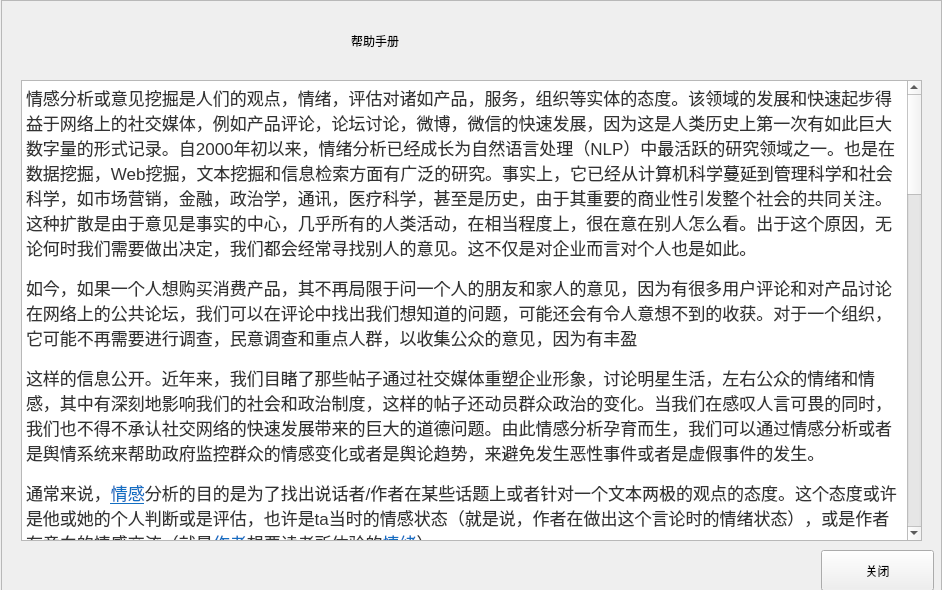
<?xml version="1.0" encoding="UTF-8"?>
<ui version="4.0">
 <class>Form</class>
 <widget class="QWidget" name="Form">
  <property name="geometry">
   <rect>
    <x>0</x>
    <y>0</y>
    <width>942</width>
    <height>590</height>
   </rect>
  </property>
  <property name="windowTitle">
   <string>Form</string>
  </property>
  <widget class="QFrame" name="frame">
   <property name="geometry">
    <rect>
     <x>1</x>
     <y>0</y>
     <width>941</width>
     <height>591</height>
    </rect>
   </property>
   <property name="styleSheet">
    <string notr="true">QLabel{
	
	font: 30pt &quot;Helvetica Neue&quot;;
}</string>
   </property>
   <property name="frameShape">
    <enum>QFrame::StyledPanel</enum>
   </property>
   <property name="frameShadow">
    <enum>QFrame::Raised</enum>
   </property>
   <widget class="QLabel" name="label">
    <property name="geometry">
     <rect>
      <x>350</x>
      <y>10</y>
      <width>201</width>
      <height>61</height>
     </rect>
    </property>
    <property name="text">
     <string>帮助手册</string>
    </property>
   </widget>
   <widget class="QTextBrowser" name="textBrowser">
    <property name="geometry">
     <rect>
      <x>20</x>
      <y>80</y>
      <width>901</width>
      <height>461</height>
     </rect>
    </property>
    <property name="html">
     <string>&lt;!DOCTYPE HTML PUBLIC &quot;-//W3C//DTD HTML 4.0//EN&quot; &quot;http://www.w3.org/TR/REC-html40/strict.dtd&quot;&gt;
&lt;html&gt;&lt;head&gt;&lt;meta name=&quot;qrichtext&quot; content=&quot;1&quot; /&gt;&lt;style type=&quot;text/css&quot;&gt;
p, li { white-space: pre-wrap; }
&lt;/style&gt;&lt;/head&gt;&lt;body style=&quot; font-family:'SimSun'; font-size:9pt; font-weight:400; font-style:normal;&quot;&gt;
&lt;p style=&quot; margin-top:0px; margin-bottom:15px; margin-left:0px; margin-right:0px; -qt-block-indent:0; text-indent:0px; line-height:24px; background-color:#ffffff;&quot;&gt;&lt;span style=&quot; font-family:'arial,宋体,sans-serif'; font-size:13pt; color:#333333; background-color:#ffffff;&quot;&gt;情感分析或意见挖掘是人们的观点，情绪，评估对诸如产品，服务，组织等实体的态度。该领域的发展和快速起步得益于网络上的社交媒体，例如产品评论，论坛讨论，微博，微信的快速发展，因为这是人类历史上第一次有如此巨大数字量的形式记录。自2000年初以来，情绪分析已经成长为自然语言处理（NLP）中最活跃的研究领域之一。也是在数据挖掘，Web挖掘，文本挖掘和信息检索方面有广泛的研究。事实上，它已经从计算机科学蔓延到管理科学和社会科学，如市场营销，金融，政治学，通讯，医疗科学，甚至是历史，由于其重要的商业性引发整个社会的共同关注。这种扩散是由于意见是事实的中心，几乎所有的人类活动，在相当程度上，很在意在别人怎么看。出于这个原因，无论何时我们需要做出决定，我们都会经常寻找别人的意见。这不仅是对企业而言对个人也是如此。&lt;/span&gt;&lt;/p&gt;
&lt;p style=&quot; margin-top:0px; margin-bottom:15px; margin-left:0px; margin-right:0px; -qt-block-indent:0; text-indent:0px; line-height:24px; background-color:#ffffff;&quot;&gt;&lt;span style=&quot; font-family:'arial,宋体,sans-serif'; font-size:13pt; color:#333333; background-color:#ffffff;&quot;&gt;如今，如果一个人想购买消费产品，其不再局限于问一个人的朋友和家人的意见，因为有很多用户评论和对产品讨论在网络上的公共论坛，我们可以在评论中找出我们想知道的问题，可能还会有令人意想不到的收获。对于一个组织，它可能不再需要进行调查，民意调查和重点人群，以收集公众的意见，因为有丰盈&lt;/span&gt;&lt;/p&gt;
&lt;p style=&quot; margin-top:0px; margin-bottom:15px; margin-left:0px; margin-right:0px; -qt-block-indent:0; text-indent:0px; line-height:24px; background-color:#ffffff;&quot;&gt;&lt;span style=&quot; font-family:'arial,宋体,sans-serif'; font-size:13pt; color:#333333; background-color:#ffffff;&quot;&gt;这样的信息公开。近年来，我们目睹了那些帖子通过社交媒体重塑企业形象，讨论明星生活，左右公众的情绪和情感，其中有深刻地影响我们的社会和政治制度，这样的帖子还动员群众政治的变化。当我们在感叹人言可畏的同时，我们也不得不承认社交网络的快速发展带来的巨大的道德问题。由此情感分析孕育而生，我们可以通过情感分析或者是舆情系统来帮助政府监控群众的情感变化或者是舆论趋势，来避免发生恶性事件或者是虚假事件的发生。&lt;/span&gt;&lt;/p&gt;
&lt;p style=&quot; margin-top:0px; margin-bottom:15px; margin-left:0px; margin-right:0px; -qt-block-indent:0; text-indent:0px; line-height:24px; background-color:#ffffff;&quot;&gt;&lt;span style=&quot; font-family:'arial,宋体,sans-serif'; font-size:13pt; color:#333333; background-color:#ffffff;&quot;&gt;通常来说，&lt;/span&gt;&lt;a href=&quot;https://baike.baidu.com/item/%E6%83%85%E6%84%9F/189257&quot;&gt;&lt;span style=&quot; font-family:'arial,宋体,sans-serif'; font-size:13pt; text-decoration: underline; color:#136ec2;&quot;&gt;情感&lt;/span&gt;&lt;/a&gt;&lt;span style=&quot; font-family:'arial,宋体,sans-serif'; font-size:13pt; color:#333333;&quot;&gt;分析的目的是为了找出说话者/作者在某些话题上或者针对一个文本两极的观点的态度。这个态度或许是他或她的个人判断或是评估，也许是ta当时的情感状态（就是说，作者在做出这个言论时的情绪状态），或是作者有意向的情感交流（就是&lt;/span&gt;&lt;a href=&quot;https://baike.baidu.com/item/%E4%BD%9C%E8%80%85&quot;&gt;&lt;span style=&quot; font-family:'arial,宋体,sans-serif'; font-size:13pt; text-decoration: underline; color:#136ec2;&quot;&gt;作者&lt;/span&gt;&lt;/a&gt;&lt;span style=&quot; font-family:'arial,宋体,sans-serif'; font-size:13pt; color:#333333;&quot;&gt;想要读者所体验的&lt;/span&gt;&lt;a href=&quot;https://baike.baidu.com/item/%E6%83%85%E7%BB%AA/770&quot;&gt;&lt;span style=&quot; font-family:'arial,宋体,sans-serif'; font-size:13pt; text-decoration: underline; color:#136ec2;&quot;&gt;情绪&lt;/span&gt;&lt;/a&gt;&lt;span style=&quot; font-family:'arial,宋体,sans-serif'; font-size:13pt; color:#333333;&quot;&gt;）。&lt;/span&gt;&lt;/p&gt;
&lt;p style=&quot; margin-top:0px; margin-bottom:15px; margin-left:0px; margin-right:0px; -qt-block-indent:0; text-indent:0px; line-height:24px; background-color:#ffffff;&quot;&gt;&lt;span style=&quot; font-family:'arial,宋体,sans-serif'; font-size:13pt; color:#333333; background-color:#ffffff;&quot;&gt;按照处理文本的粒度不同,情感分析大致可分为词语级、句子级、篇章级三个研究层次。&lt;/span&gt;&lt;/p&gt;
&lt;p style=&quot; margin-top:20px; margin-bottom:0px; margin-left:0px; margin-right:0px; -qt-block-indent:0; text-indent:0px; line-height:20px; background-color:#ffffff;&quot;&gt;&lt;a name=&quot;2_1&quot;&gt;&lt;/a&gt;&lt;span style=&quot; font-family:'Microsoft YaHei,SimHei,Verdana'; font-size:13pt; color:#333333;&quot;&gt;篇&lt;/span&gt;&lt;span style=&quot; font-family:'Microsoft YaHei,SimHei,Verdana'; font-size:13pt; color:#333333;&quot;&gt;章级&lt;/span&gt;&lt;/p&gt;
&lt;p style=&quot; margin-top:0px; margin-bottom:15px; margin-left:0px; margin-right:0px; -qt-block-indent:0; text-indent:0px; line-height:24px; background-color:#ffffff;&quot;&gt;&lt;span style=&quot; font-family:'arial,宋体,sans-serif'; font-size:13pt; color:#333333; background-color:#ffffff;&quot;&gt;篇章级别的情感分类是指定一个整体的情绪方向/极性，即确定该文章（例如，完整的在线评论）是否传达总体正面或负面的意见。在这种背景下，这是一个二元分类任务。它也可以是回归任务，例如，从1到5星的审查推断的总体评分。也可以认为这是一次5级分类任务。&lt;/span&gt;&lt;/p&gt;
&lt;p style=&quot; margin-top:0px; margin-bottom:15px; margin-left:0px; margin-right:0px; -qt-block-indent:0; text-indent:0px; line-height:24px; background-color:#ffffff;&quot;&gt;&lt;span style=&quot; font-family:'arial,宋体,sans-serif'; font-size:13pt; color:#333333; background-color:#ffffff;&quot;&gt;我们可以将自然语言处理技术与模糊逻辑技术相结合，基于手动创建的模糊情感词典，对新闻故事和电影评论进行情感分析。定义情感种类，在模糊情感词典中标注情感类别及其强度。每个词语可以属于多个情感类别。在实验中，可以对比采用词频、与长度相关的特征、语义倾向、情感PMI—IR、强调词和特殊符号等不同特征时的结果。最后对文章的主动性/被动性和积极/消极性进行了判断。&lt;/span&gt;&lt;/p&gt;
&lt;p style=&quot; margin-top:20px; margin-bottom:0px; margin-left:0px; margin-right:0px; -qt-block-indent:0; text-indent:0px; line-height:20px; background-color:#ffffff;&quot;&gt;&lt;a name=&quot;2_2&quot;&gt;&lt;/a&gt;&lt;span style=&quot; font-family:'Microsoft YaHei,SimHei,Verdana'; font-size:13pt; color:#333333;&quot;&gt;句&lt;/span&gt;&lt;span style=&quot; font-family:'Microsoft YaHei,SimHei,Verdana'; font-size:13pt; color:#333333;&quot;&gt;子级&lt;/span&gt;&lt;/p&gt;
&lt;p style=&quot; margin-top:0px; margin-bottom:15px; margin-left:0px; margin-right:0px; -qt-block-indent:0; text-indent:0px; line-height:24px; background-color:#ffffff;&quot;&gt;&lt;span style=&quot; font-family:'arial,宋体,sans-serif'; font-size:13pt; color:#333333; background-color:#ffffff;&quot;&gt;由于句子的情感分析离不开构成句子的词语的情感，其方法划分为三大类：(1)基于知识库的分析方法；(2)基于网络的分析方法；(3)基于语料库的分析方法。&lt;/span&gt;&lt;/p&gt;
&lt;p style=&quot; margin-top:0px; margin-bottom:15px; margin-left:0px; margin-right:0px; -qt-block-indent:0; text-indent:0px; line-height:24px; background-color:#ffffff;&quot;&gt;&lt;span style=&quot; font-family:'arial,宋体,sans-serif'; font-size:13pt; color:#333333; background-color:#ffffff;&quot;&gt;我们在对文本信息中句子的情感进行识别时，通常创建的情感数据库会包含一些情感符号、缩写、情感词、修饰词等等。我们在具体的实验中会定义几种情感（生气、憎恨、害怕、内疚、感兴趣、高兴、悲伤等），对句子标注其中一种情感类别及其强度值来实现对句子的情感分类。&lt;/span&gt;&lt;/p&gt;
&lt;p style=&quot; margin-top:20px; margin-bottom:0px; margin-left:0px; margin-right:0px; -qt-block-indent:0; text-indent:0px; line-height:20px; background-color:#ffffff;&quot;&gt;&lt;a name=&quot;2_3&quot;&gt;&lt;/a&gt;&lt;span style=&quot; font-family:'Microsoft YaHei,SimHei,Verdana'; font-size:13pt; color:#333333;&quot;&gt;词&lt;/span&gt;&lt;span style=&quot; font-family:'Microsoft YaHei,SimHei,Verdana'; font-size:13pt; color:#333333;&quot;&gt;语级&lt;/span&gt;&lt;/p&gt;
&lt;p style=&quot; margin-top:0px; margin-bottom:15px; margin-left:0px; margin-right:0px; -qt-block-indent:0; text-indent:0px; line-height:24px; background-color:#ffffff;&quot;&gt;&lt;span style=&quot; font-family:'arial,宋体,sans-serif'; font-size:13pt; color:#333333; background-color:#ffffff;&quot;&gt;词语的情感是句子或篇章级情感分析的基础。早期的文本情感分析主要集中在对文本正负极性的判断。词语的情感分析方法主要可归纳为三类：(1)基于词典的分析方法；(2)基于网络的分析方法；(3)基于语料库的分析方法。&lt;/span&gt;&lt;/p&gt;
&lt;p style=&quot; margin-top:0px; margin-bottom:15px; margin-left:0px; margin-right:0px; -qt-block-indent:0; text-indent:0px; line-height:24px; background-color:#ffffff;&quot;&gt;&lt;span style=&quot; font-family:'arial,宋体,sans-serif'; font-size:13pt; color:#333333; background-color:#ffffff;&quot;&gt;基于词典的分析方法利用词典中的近义、反义关系以及词典的结构层次，计算词语与正、负极性种子词汇之间的语义相似度，根据语义的远近对词语的情感进行分类。&lt;/span&gt;&lt;/p&gt;
&lt;p style=&quot; margin-top:0px; margin-bottom:15px; margin-left:0px; margin-right:0px; -qt-block-indent:0; text-indent:0px; line-height:24px; background-color:#ffffff;&quot;&gt;&lt;span style=&quot; font-family:'arial,宋体,sans-serif'; font-size:13pt; color:#333333; background-color:#ffffff;&quot;&gt;基于网络的分析方法利用万维网的搜索引擎获取查询的统计信息，计算词语与正、负极性种子词汇之间的语义关联度，从而对词语的情感进行分类。&lt;/span&gt;&lt;/p&gt;
&lt;p style=&quot; margin-top:0px; margin-bottom:15px; margin-left:0px; margin-right:0px; -qt-block-indent:0; text-indent:0px; line-height:24px; background-color:#ffffff;&quot;&gt;&lt;span style=&quot; font-family:'arial,宋体,sans-serif'; font-size:13pt; color:#333333; background-color:#ffffff;&quot;&gt;基于语料库的分析方法，运用机器学习的相关技术对词语的情感进行分类。机器学习的方法通常需要先让分类模型学习训练数据中的规律，然后用训练好的模型对测试数据进行预测。&lt;/span&gt;&lt;span style=&quot; font-family:'arial,宋体,sans-serif'; font-size:13pt; color:#3366cc;&quot;&gt; [1]&lt;/span&gt;&lt;a name=&quot;ref_[1]_19943925&quot;&gt;&lt;/a&gt;&lt;span style=&quot; font-family:'arial,宋体,sans-serif'; font-size:13pt; color:#136ec2;&quot;&gt; &lt;/span&gt;&lt;/p&gt;
&lt;p style=&quot; margin-top:0px; margin-bottom:15px; margin-left:0px; margin-right:0px; -qt-block-indent:0; text-indent:0px; line-height:24px; background-color:#ffffff;&quot;&gt;&lt;span style=&quot; font-family:'arial,宋体,sans-serif'; font-size:13pt; color:#333333; background-color:#ffffff;&quot;&gt;文本情感分析的一个基本步骤是对文本中的某段已知文字的两极性进行分类，这个分类可能是在句子级、功能级。分类的作用就是判断出此文字中表述的观点是积极的、消极的、还是中性的情绪。更高级的“超出两极性”的情感分析还会寻找更复杂的情绪状态，比如“生气”、“悲伤”、“快乐” 等等。&lt;/span&gt;&lt;/p&gt;
&lt;p style=&quot; margin-top:0px; margin-bottom:15px; margin-left:0px; margin-right:0px; -qt-block-indent:0; text-indent:0px; line-height:24px; background-color:#ffffff;&quot;&gt;&lt;span style=&quot; font-family:'arial,宋体,sans-serif'; font-size:13pt; color:#333333; background-color:#ffffff;&quot;&gt;在文本情感分析领域，早期做出研究贡献的有 Turney和 Pang他们运用了多种方法探测商品评论和电影影评的两极观点。此研究是建立在文档级所进行的分析。另一种文档意见的分类方式可以是多重等级的，Pang和 Snyder(among others):延伸了早先的基础两极意见研究，将电影影评分类并预测为3至4星的多重级别，而 Snyder就餐馆评论做了个深度分析，从多种不同方面预测餐馆的评分，比如食物、气氛等等 （在一个5星的等级制度上）。尽管在大多数统计方面的分类方式中，“中性” 类是经常被忽略的，因为“中性”类的文本经常是处于一个两极分类的边缘地带，但是很多研究者指出，在每个两极化问题当中，都应该识别出三个不同的类别。进一步的说，一些现有的分类方式 例如 Max Entropy和 SVMs可以证明，在分类过程中区分出“中性”类可以帮助提高分类算法的整体准确率。&lt;/span&gt;&lt;/p&gt;
&lt;p style=&quot; margin-top:0px; margin-bottom:15px; margin-left:0px; margin-right:0px; -qt-block-indent:0; text-indent:0px; line-height:24px; background-color:#ffffff;&quot;&gt;&lt;span style=&quot; font-family:'arial,宋体,sans-serif'; font-size:13pt; color:#333333; background-color:#ffffff;&quot;&gt;另一种判定文本情绪的方法是利用比例换算系统。当一个词普遍被认为跟消极、中性或是积极的情感有关联时，将这个词赋予一个-10到+10之中的数字级别（最消极到最正向情感），在使用自然语言处理来分析一个非结构化文本数据后，余下的的概念也可以被分析来得出词与概念的相关性。接下来，每一个概念都可以被赋予一个分数，这个分数是基于情感词汇和这个概念的关联度，以及他们本身的分数而得出的。这个方法让文本情感的理解晋升到一个更加智能的层面，并且是基于一个11分的等级范围的。另外一种方法是，计算出文本正向的和消极的情感力度分数， 如果研究的目的是要判定一个文本的感情，而不是总体文本集的两极分布或文字的力度。&lt;/span&gt;&lt;/p&gt;
&lt;p style=&quot; margin-top:0px; margin-bottom:15px; margin-left:0px; margin-right:0px; -qt-block-indent:0; text-indent:0px; line-height:24px; background-color:#ffffff;&quot;&gt;&lt;span style=&quot; font-family:'arial,宋体,sans-serif'; font-size:13pt; color:#333333; background-color:#ffffff;&quot;&gt;另一个研究方向是“主观/客观 识别”。这个研究通常被定义为将一个已知文本（一般是句子）分类成两个类：主观和客观。这个问题有些时候比两极化分类问题更难解决。主观词汇和短语可能是基于前后文语意联系，而一个客观文档有可能包含主观语句（e.g. 一篇新闻引用了某人的观点）。此外， Su也曾提到过，得到的结论在很大程度上依赖于注释文本时对“主观”的定义。不过， Pang证实了如果两极分类前去除文件中的客观语句，会提高算法的表现。&lt;/span&gt;&lt;/p&gt;
&lt;p style=&quot; margin-top:0px; margin-bottom:15px; margin-left:0px; margin-right:0px; -qt-block-indent:0; text-indent:0px; line-height:24px; background-color:#ffffff;&quot;&gt;&lt;span style=&quot; font-family:'arial,宋体,sans-serif'; font-size:13pt; color:#333333; background-color:#ffffff;&quot;&gt;一个更加优化的分析模型叫做“功能/属性为基础的情感分析（feature/aspect-based sentiment analysis）”。这是指判定针对一个实体在某一个方面或者某一功能下表现出来的意见或是情感， e.g. 一个实体可能是一个手机，一个电子相机，或者空白。一个“功能”或者“方面”是一件实体的某个属性或者组成部分，e.g.一个手机的屏幕，一个相机的成像质量，等等。 这个问题涉及到若干个子问题，譬如，识别相关的实体，提取他们的功能/属性，然后判断是否在提及这个功能/属性时有正面或者负面或者中性的情绪或意见。更多关于这个层面的文本情感分析可以参照NLP手册“情感分析和主观性”这一章。&lt;/span&gt;&lt;/p&gt;
&lt;p style=&quot;-qt-paragraph-type:empty; margin-top:0px; margin-bottom:15px; margin-left:0px; margin-right:0px; -qt-block-indent:0; text-indent:0px; line-height:24px; font-family:'arial,宋体,sans-serif'; font-size:13pt; color:#333333; background-color:#ffffff;&quot;&gt;&lt;br /&gt;&lt;/p&gt;&lt;/body&gt;&lt;/html&gt;</string>
    </property>
   </widget>
   <widget class="QPushButton" name="pushButton">
    <property name="geometry">
     <rect>
      <x>820</x>
      <y>550</y>
      <width>113</width>
      <height>41</height>
     </rect>
    </property>
    <property name="text">
     <string>关闭</string>
    </property>
   </widget>
  </widget>
 </widget>
 <resources/>
 <connections/>
</ui>
